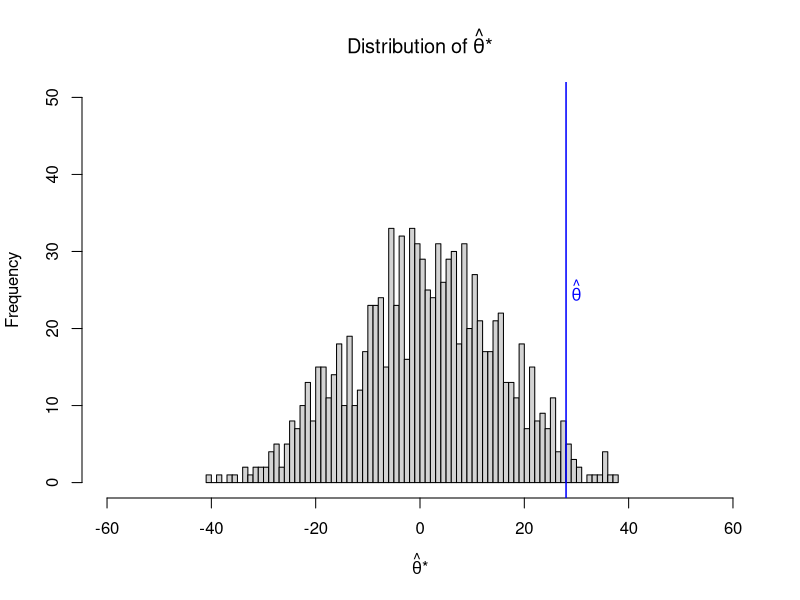

Write the R code that produced this figure.
## ---- chunk 1
knitr::opts_chunk$set(echo = TRUE)
library(knitr)
## ---- chunk 2
treatment = c(90, 91, 68, 90, 167, 26, 38, 89, 88, 99, 41, 123, 76, 88, 79, 96, 79, 122, 11, 23) 

control = c(52, 104, 146, 27, 46, 120, 5, 15, 11, 48, 30, 40, 8, 42, 74)
## ---- chunk 3
# This code was sourced in part from the original poster's updated code: 
# https://stats.stackexchange.com/questions/176691/running-a-permutation-test-with-different-sample-sizes-in-r/176714

# Calculate the base statistic ybar - zbar
theta_hat <- mean(treatment) - mean(control)

# Create vector of zeros to compare the sample permutation test statistics 
dif <- c()

# Create vector of the differences between the sample permutation's means and the null (0)
for (i in 1:1000) {
        samp <- sample(x = c(treatment, control),
                       replace = FALSE)

        samp_treat <- samp[1:20]
        samp_con <- samp[21:35]
        
        dif[i] <- mean(samp_treat) - mean(samp_con)
}
## ---- chunk 4
# Histogram of the differences
hist(dif, 
     xlim = c(-60, 60),
     ylim = c(0, 50),
     breaks = 100,
     main = expression(Distribution~of~hat(theta)*"*"),
     xlab = expression(hat(theta)*"*")
     )

abline(v = theta_hat,
       col = "blue",
       lwd = 1.5
       )

text(x = theta_hat + 2, 
     y = 25, 
     labels = expression(hat(theta)), 
     col = "blue"
     )

# Get p-value using the absolute differences
p_value <- sum(abs(dif) > abs(theta_hat))/length(dif)

## ---- chunk 5
kable(x = cbind(format(c(1000, 10000, 100000, 1000000), scientific = FALSE), c(0.962, 0.483, 0.418, 0.431)),
      col.names = c("Iterations", "Differences")
      )
## ---- chunk 6
# Define number of iterations
nit <- 100000

# Define the matrices into which the treatment bootstrap and control bootstrap samples will be stored, and the vector in which the differences between the means will be stored.

bootT <- matrix(data = NA, 
                nrow = nit, 
                ncol = length(treatment),
                dimnames = list(c(1:nit),
                                c(1:length(treatment))
                                )
                )

bootC <- matrix(data = NA, 
                nrow = nit, 
                ncol = length(control),
                dimnames = list(c(1:nit),
                                c(1:length(control))
                                )
                )

bootDiff <- c()

# Run bootstrap for the number of iterations as defined by nit
for (i in 1:nit) {
    # Collect bootstrap samples for the treatment 
        bootT[i,] <- sample(x = treatment,
                            size = length(treatment),
                            replace = TRUE
                            )
        
    # Collect bootstrap samples for the control
        bootC[i,] <- sample(x = control,
                            size = length(control),
                            replace = TRUE
                            )
        
    # Collect the difference between the means of the treatment and control bootstrap samples 
        bootDiff[i] <- mean(bootT[i,]) - mean(bootC[i,])
}

## ---- chunk 7
# Test that the standard deviation of the difference of the bootstrapped means is close to the squareroot of the difference in variances
bootTmeans_sd <- sd(rowMeans(bootT)-rowMeans(bootC))

treat_con_var <- sqrt(var(treatment)/length(treatment)+var(control)/length(control))

## ---- chunk 8
# Find the standard error of the treatment bootstrap
sterr_treat <- sd(rowMeans(bootT))

# Find the standard deviation of the original treatment sample
sd_treat <- sqrt(var(treatment)/length(treatment))

## ---- chunk 9
# Find the standard error of the control bootstrap
sterr_con <- sd(rowMeans(bootC))

# Find the standard deviation of the original control sample
sd_con <- sqrt(var(control)/length(control))

## ---- chunk 10
# Calculate the standard error of the difference in means
sterr_diff <- sqrt(sterr_treat^2 + sterr_con^2)

## ---- chunk 11
# Calculate the confidence interval using the standard error of the bootstrap differences and the mean of the bootstrap differences
upper2d <- mean(bootDiff)+(1.96*sterr_diff)
lower2d <- mean(bootDiff)-(1.96*sterr_diff)

## ---- chunk 12
# Calculate the confidence interval using the quantiles of the bootstrap mean differences
lower2e <- quantile(bootDiff, probs=0.025)
upper2e <- quantile(bootDiff, probs=0.975)

